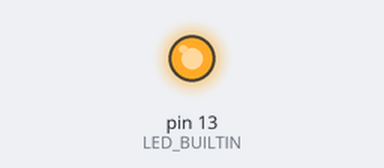
Simulated run of this sketch. Board: Arduino Uno, built with avr-gcc and run on an emulated ATmega328P. Parts: output pins drawn as LEDs (lit = HIGH).

Above: at 0.12 s.
At 15.15 s:
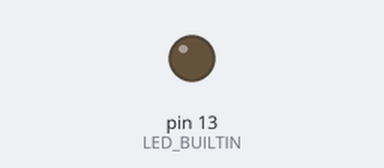
Timing chart, 0 to 25.9 s (numbered marks = the images above):
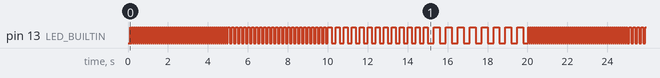

Measured:
- by itself, pin 13 (LED_BUILTIN): moves between LOW and HIGH, repeating every 20.0 s

The sketch:

flasher.ino
```cpp
// (licence header left out)
// These define's must be placed at the beginning before #include "TimerInterrupt.h"
// _TIMERINTERRUPT_LOGLEVEL_ from 0 to 4
// Don't define _TIMERINTERRUPT_LOGLEVEL_ > 0. Only for special ISR debugging only. Can hang the system.
#define TIMER_INTERRUPT_DEBUG         0
#define _TIMERINTERRUPT_LOGLEVEL_     0

#define USE_TIMER_1     true

// To be included only in main(), .ino with setup() to avoid `Multiple Definitions` Linker Error
#include "TimerInterrupt.h"

void TimerHandler1(void)
{
  static bool toggle1 = false;

  //timer interrupt toggles pin LED_BUILTIN
  digitalWrite(LED_BUILTIN, toggle1);
  toggle1 = !toggle1;
}

void setup()
{
  pinMode(LED_BUILTIN, OUTPUT);
  ITimer1.init();
  updateState(0);
}

void loop()
{
  delay(5000);
  updateState(1);
  delay(5000);
  updateState(2);
  delay(5000);
  updateState(3);
  delay(5000);
  updateState(0);
}
void updateState(uint8_t state)
{
  switch (state) {
  case 0:
    ITimer1.attachInterruptInterval(50, TimerHandler1);
    break;
  case 1:
    ITimer1.attachInterruptInterval(100, TimerHandler1);
    break;
  case 2:
    ITimer1.attachInterruptInterval(200, TimerHandler1);
    break;
  case 3:
    ITimer1.attachInterruptInterval(300, TimerHandler1);
    break;
  }
}
```
